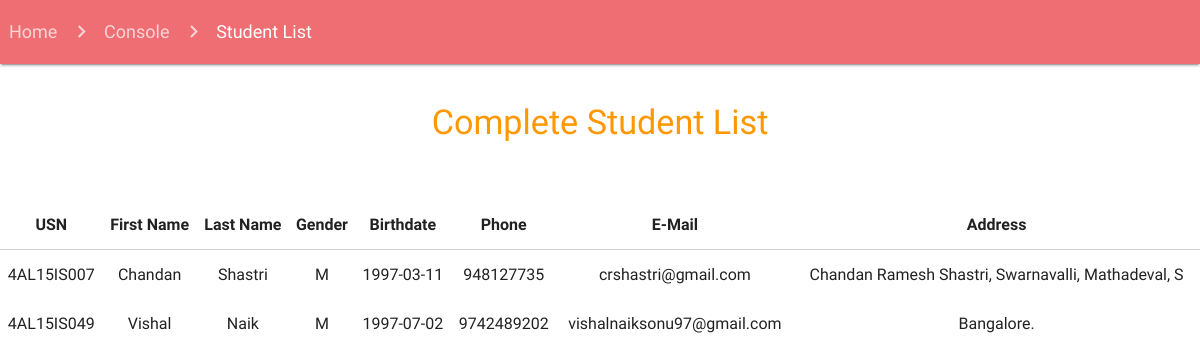
The page /Blackboards/Out1.php on the database its author committed.
### tables this page shows
CREATE TABLE `STUDENT_INFO` (
  `Usn` varchar(10) NOT NULL,
  `Fname` varchar(20) DEFAULT NULL,
  `Lname` varchar(20) DEFAULT NULL,
  `Gender` char(1) DEFAULT NULL,
  `Phone` varchar(10) DEFAULT NULL,
  `Email` varchar(30) DEFAULT NULL,
  `Birthdate` date NOT NULL,
  `Address` varchar(50) DEFAULT NULL,
  `Branch` varchar(20) DEFAULT NULL
);

### Blackboards/Out1.php (the view, shortened to what this page needs)
<html>
<body>
  <head>
    <link href="../css/MX.css" type="text/css" rel="stylesheet" media="screen,projection"/>
    <link href="../css/style.css" type="text/css" rel="stylesheet" media="screen,projection"/>
  </head>
  <nav>
      <div class="nav-wrapper">
        <div class="col s12">
          <a href="../index.php" class="breadcrumb">&nbsp Home</a>
          <a href="../console.php" class="breadcrumb">Console</a>
          <a href="#!" class="breadcrumb">Student List</a>
        </div>
      </div>
    </nav>
<br>
<div class="container">
<center><h4 class="orange-text">Complete Student List</h4></center>
<br><br>
</div>
<?php
$con = mysqli_connect("localhost","chandanshastri","321654","COLLEGE");
$sql = "SELECT * from STUDENT_INFO";
$result = $con->query($sql);
if ($result->num_rows > 0) {
    echo "<table border=\"0\" class=\"centered\"><tbody><thead><tr>
    <th>USN</th>
    <th>First Name</th>
    <th>Last Name</th>
    <th>Gender</th>
    <th>Birthdate</th>
    <th>Phone</th>
    <th>E-Mail</th>
    <th>Address</th>
  </tr></thead>";
    while($row = $result->fetch_assoc()) {
        echo "<tr>"."<td>".$row["Usn"]."</td><td>" . $row["Fname"]. "</td><td>" . $row["Lname"]."</td><td>" . $row["Gender"]."</td><td>" . $row["Birthdate"]."</td><td>" . $row["Phone"]."</td><td>" . $row["Email"]."</td><td>".$row["Address"]."</td></tr>";
    }
    echo "</tbody></table>";
} else {
    echo "0 results";
}
?>
</body>
</html>

### rows shown on the page
student_info: Usn "4AL15IS007", Fname "Chandan", Lname "Shastri", Gender "M", Birthdate "1997-03-11", Phone "948127735", Email "crshastri@gmail.com", Address "Chandan Ramesh Shastri, Swarnavalli, Mathadeval, S"
student_info: Usn "4AL15IS049", Fname "Vishal", Lname "Naik", Gender "M", Birthdate "1997-07-02", Phone "9742489202", Email "vishalnaiksonu97@gmail.com", Address "Bangalore."
